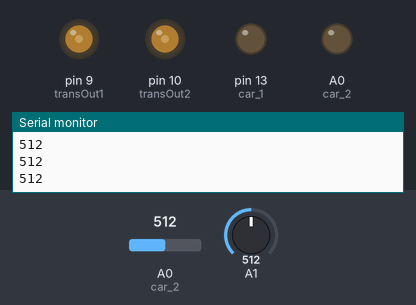
Recording of a sketch running on a simulated Arduino Uno, built with avr-gcc and run on an emulated ATmega328P. Parts: output pins drawn as LEDs (lit = HIGH), the last lines printed to the serial monitor. The test bench sets the inputs (shaded band); at power-on: A0 (car_2) = 512, A1 = 512.

Above: at 1.2 s.
1.3 s: A0 (car_2) set to 716
At 2.2 s:
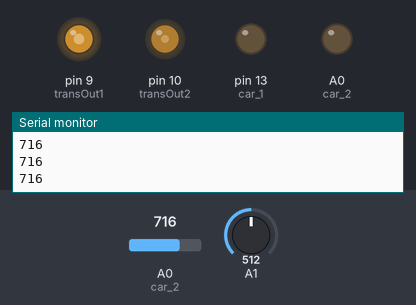
2.8 s: A1 set to 716
At 3.4 s:
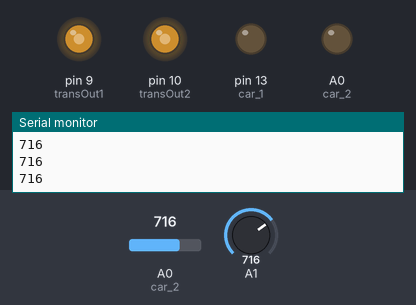
4.3 s: A0 (car_2) set to 900
At 5.5 s:
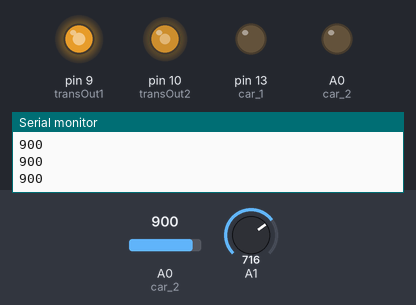
5.8 s: A1 set to 900
At 7.0 s:
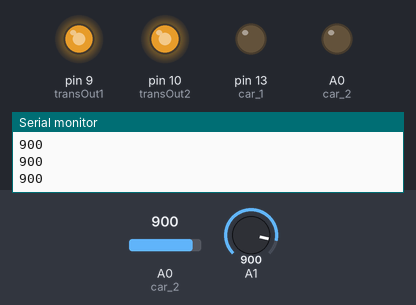
7.3 s: A0 (car_2) set to 511
At 8.0 s:
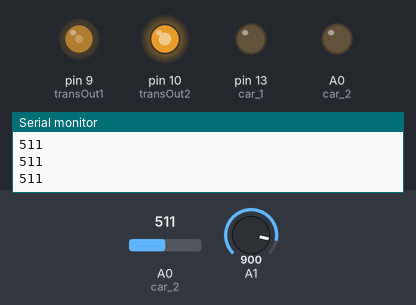
8.8 s: A1 set to 306
At 9.3 s:
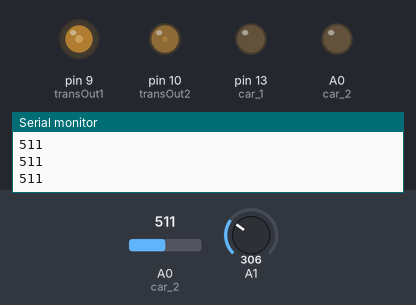
Timing chart, 0 to 11.3 s (numbered marks = the images above; inputs shaded):
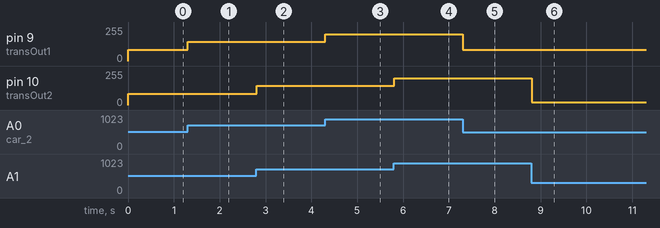

Measured:
- after the input at 1.3 s, pin 9 (transOut1): 83/255 → 144/255 at once
- after the input at 2.8 s, pin 10 (transOut2): 83/255 → 144/255 at once
- after the input at 4.3 s, pin 9 (transOut1): 144/255 → 200/255 at once
- after the input at 5.8 s, pin 10 (transOut2): 144/255 → 200/255 at once
- after the input at 7.3 s, pin 9 (transOut1): 200/255 → 83/255 at once
- after the input at 8.8 s, pin 10 (transOut2): 200/255 → 21/255 at once

The sketch:

Scalextric.ino
```cpp
/*
  Scalextric sketch
 Reads 2 analog inputs on pin 0 & 1 , prints the result to the serial monitor
 and writes to PWM outputs a mapped value to 0-255 (full duty cycle)
 schematic is currently for one input / output.

 by enrique gallar (c) 2012
 */

const int transOut1 = 9;
const int transOut2 = 10;

void setup() {
  Serial.begin(9600);
  pinMode(13, OUTPUT); // car 1
  pinMode(14, OUTPUT); // car 2
}

void loop() {
  int sensorValue1 = analogRead(A0); // read thrust car 1
  int sensorValue2 = analogRead(A1); // read thrust car 2
  int outputValue1 = map(sensorValue1, 300, 900, 20, 200); //these were fine tuned using scope
  int outputValue2 = map(sensorValue2, 300, 900, 20, 200);
  analogWrite(transOut1, outputValue1);
  analogWrite(transOut2, outputValue2);

  Serial.println(sensorValue1);
}
```
